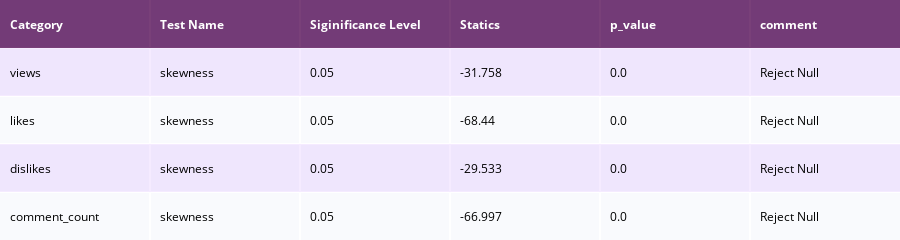

Notebook source saved alongside this figure:
### Code cell
#skewness
ff.create_table(table_skewness1,colorscale=colorscale).show()

### Figure 1 — Plotly figure (JSON) as saved in the notebook; plotly's stock layout.template omitted (floating-point values rounded to 4 significant figures)
{"data": [{"colorscale": [[0, "#4d004c"], [0.5, "#f2e5ff"], [1, "#ffffff"]], "hoverinfo": "none", "opacity": 0.75, "showscale": false, "type": "heatmap", "z": [[0, 0, 0, 0, 0, 0], [0.5, 0.5, 0.5, 0.5, 0.5, 0.5], [1, 1, 1, 1, 1, 1], [0.5, 0.5, 0.5, 0.5, 0.5, 0.5], [1, 1, 1, 1, 1, 1]]}], "layout": {"annotations": [{"align": "left", "font": {"color": "#ffffff"}, "showarrow": false, "text": "<b>Category</b>", "x": -0.45, "xanchor": "left", "xref": "x", "y": 0, "yref": "y"}, {"align": "left", "font": {"color": "#ffffff"}, "showarrow": false, "text": "<b>Test Name</b>", "x": 0.55, "xanchor": "left", "xref": "x", "y": 0, "yref": "y"}, {"align": "left", "font": {"color": "#ffffff"}, "showarrow": false, "text": "<b>Siginificance Level</b>", "x": 1.55, "xanchor": "left", "xref": "x", "y": 0, "yref": "y"}, {"align": "left", "font": {"color": "#ffffff"}, "showarrow": false, "text": "<b>Statics</b>", "x": 2.55, "xanchor": "left", "xref": "x", "y": 0, "yref": "y"}, {"align": "left", "font": {"color": "#ffffff"}, "showarrow": false, "text": "<b>p_value</b>", "x": 3.55, "xanchor": "left", "xref": "x", "y": 0, "yref": "y"}, {"align": "left", "font": {"color": "#ffffff"}, "showarrow": false, "text": "<b>comment</b>", "x": 4.55, "xanchor": "left", "xref": "x", "y": 0, "yref": "y"}, {"align": "left", "font": {"color": "#000000"}, "showarrow": false, "text": "views", "x": -0.45, "xanchor": "left", "xref": "x", "y": 1, "yref": "y"}, {"align": "left", "font": {"color": "#000000"}, "showarrow": false, "text": "skewness", "x": 0.55, "xanchor": "left", "xref": "x", "y": 1, "yref": "y"}, {"align": "left", "font": {"color": "#000000"}, "showarrow": false, "text": "0.05", "x": 1.55, "xanchor": "left", "xref": "x", "y": 1, "yref": "y"}, {"align": "left", "font": {"color": "#000000"}, "showarrow": false, "text": "-31.758", "x": 2.55, "xanchor": "left", "xref": "x", "y": 1, "yref": "y"}, {"align": "left", "font": {"color": "#000000"}, "showarrow": false, "text": "0.0", "x": 3.55, "xanchor": "left", "xref": "x", "y": 1, "yref": "y"}, {"align": "left", "font": {"color": "#000000"}, "showarrow": false, "text": "Reject Null", "x": 4.55, "xanchor": "left", "xref": "x", "y": 1, "yref": "y"}, {"align": "left", "font": {"color": "#000000"}, "showarrow": false, "text": "likes", "x": -0.45, "xanchor": "left", "xref": "x", "y": 2, "yref": "y"}, {"align": "left", "font": {"color": "#000000"}, "showarrow": false, "text": "skewness", "x": 0.55, "xanchor": "left", "xref": "x", "y": 2, "yref": "y"}, {"align": "left", "font": {"color": "#000000"}, "showarrow": false, "text": "0.05", "x": 1.55, "xanchor": "left", "xref": "x", "y": 2, "yref": "y"}, {"align": "left", "font": {"color": "#000000"}, "showarrow": false, "text": "-68.44", "x": 2.55, "xanchor": "left", "xref": "x", "y": 2, "yref": "y"}, {"align": "left", "font": {"color": "#000000"}, "showarrow": false, "text": "0.0", "x": 3.55, "xanchor": "left", "xref": "x", "y": 2, "yref": "y"}, {"align": "left", "font": {"color": "#000000"}, "showarrow": false, "text": "Reject Null", "x": 4.55, "xanchor": "left", "xref": "x", "y": 2, "yref": "y"}, {"align": "left", "font": {"color": "#000000"}, "showarrow": false, "text": "dislikes", "x": -0.45, "xanchor": "left", "xref": "x", "y": 3, "yref": "y"}, {"align": "left", "font": {"color": "#000000"}, "showarrow": false, "text": "skewness", "x": 0.55, "xanchor": "left", "xref": "x", "y": 3, "yref": "y"}, {"align": "left", "font": {"color": "#000000"}, "showarrow": false, "text": "0.05", "x": 1.55, "xanchor": "left", "xref": "x", "y": 3, "yref": "y"}, {"align": "left", "font": {"color": "#000000"}, "showarrow": false, "text": "-29.533", "x": 2.55, "xanchor": "left", "xref": "x", "y": 3, "yref": "y"}, {"align": "left", "font": {"color": "#000000"}, "showarrow": false, "text": "0.0", "x": 3.55, "xanchor": "left", "xref": "x", "y": 3, "yref": "y"}, {"align": "left", "font": {"color": "#000000"}, "showarrow": false, "text": "Reject Null", "x": 4.55, "xanchor": "left", "xref": "x", "y": 3, "yref": "y"}, {"align": "left", "font": {"color": "#000000"}, "showarrow": false, "text": "comment_count", "x": -0.45, "xanchor": "left", "xref": "x", "y": 4, "yref": "y"}, {"align": "left", "font": {"color": "#000000"}, "showarrow": false, "text": "skewness", "x": 0.55, "xanchor": "left", "xref": "x", "y": 4, "yref": "y"}, {"align": "left", "font": {"color": "#000000"}, "showarrow": false, "text": "0.05", "x": 1.55, "xanchor": "left", "xref": "x", "y": 4, "yref": "y"}, {"align": "left", "font": {"color": "#000000"}, "showarrow": false, "text": "-66.997", "x": 2.55, "xanchor": "left", "xref": "x", "y": 4, "yref": "y"}, {"align": "left", "font": {"color": "#000000"}, "showarrow": false, "text": "0.0", "x": 3.55, "xanchor": "left", "xref": "x", "y": 4, "yref": "y"}, {"align": "left", "font": {"color": "#000000"}, "showarrow": false, "text": "Reject Null", "x": 4.55, "xanchor": "left", "xref": "x", "y": 4, "yref": "y"}], "height": 200, "margin": {"b": 0, "l": 0, "r": 0, "t": 0}, "xaxis": {"dtick": 1, "gridwidth": 2, "showticklabels": false, "tick0": -0.5, "ticks": "", "zeroline": false}, "yaxis": {"autorange": "reversed", "dtick": 1, "gridwidth": 2, "showticklabels": false, "tick0": 0.5, "ticks": "", "zeroline": false}}}
